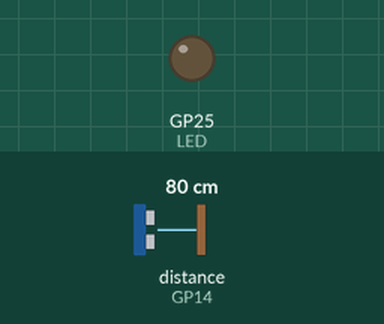
A program run on a simulated Raspberry Pi Pico running MicroPython. Parts: output pins drawn as LEDs (lit = HIGH). Dashed ring = blinking. Inputs (shaded band) come from the test bench; at power-on: distance to the obstacle (sensor on GP14) 80 cm. The echo pulse lasts 58.3 µs per cm; WiFi joins after 1.5 s; requests to the public web service named in the program get a made-up reply in its usual format after 0.4 s (London, UTC, broken clouds, 64 % humidity, 1013 hPa unless stated); pins used as bus, display or sensor lines are not drawn; what the program prints to the serial console is not drawn.

Above: at 1.0 s.
At 2.1 s:
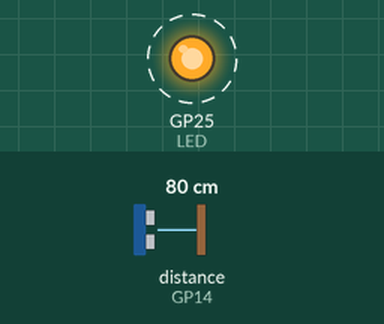
Timing chart, 0 to 3.7 s (numbered marks = the images above):
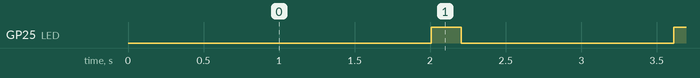

Measured:
- by itself, GP25 (LED): alternates HIGH for 0.20 s and LOW for 1.4 s

The program:

main.py
```python
import network
import time
from machine import Pin, time_pulse_us
import urequests

# ----- Konfigurasi ----- #
SSID = "nama_wifi"
PASSWORD = "password_wifi"
THINGSPEAK_URL = "https://api.thingspeak.com/update?api_key=YOUR_API_KEY&field1={}"
LED = Pin(25, Pin.OUT)
TRIG = Pin(15, Pin.OUT)
ECHO = Pin(14, Pin.IN)
INTERVAL = 5  # detik

# ----- Fungsi Ultrasonik ----- #
def read_distance():
    TRIG.value(0)
    time.sleep_us(2)
    TRIG.value(1)
    time.sleep_us(10)
    TRIG.value(0)
    duration = time_pulse_us(ECHO, 1, 30000)  # timeout 30ms
    distance = (duration / 2) / 29.1  # cm
    return round(distance, 1)

# ----- Fungsi LED ----- #
def led_blink(mode):
    if mode == "iot":
        LED.value(1)
        time.sleep(0.2)
        LED.value(0)
        time.sleep(1)
    else:  # offline
        LED.value(1)
        time.sleep(0.2)
        LED.value(0)
        time.sleep(0.2)

# ----- Cek WiFi ----- #
def connect_wifi():
    wlan = network.WLAN(network.STA_IF)
    wlan.active(True)
    if not wlan.isconnected():
        print("Connecting to WiFi...")
        wlan.connect(SSID, PASSWORD)
        timeout = 10
        while not wlan.isconnected() and timeout > 0:
            time.sleep(1)
            timeout -= 1
    return wlan.isconnected()

# ----- Loop Utama ----- #
while True:
    distance = read_distance()
    if connect_wifi():
        # Mode IoT
        led_blink("iot")
        try:
            response = urequests.get(THINGSPEAK_URL.format(distance))
            response.close()
            print("IoT mode: Distance sent =", distance, "cm")
        except:
            print("IoT error, fallback offline")
    else:
        # Mode Offline / Embedded
        led_blink("offline")
        print("Offline mode: Distance =", distance, "cm")
```
